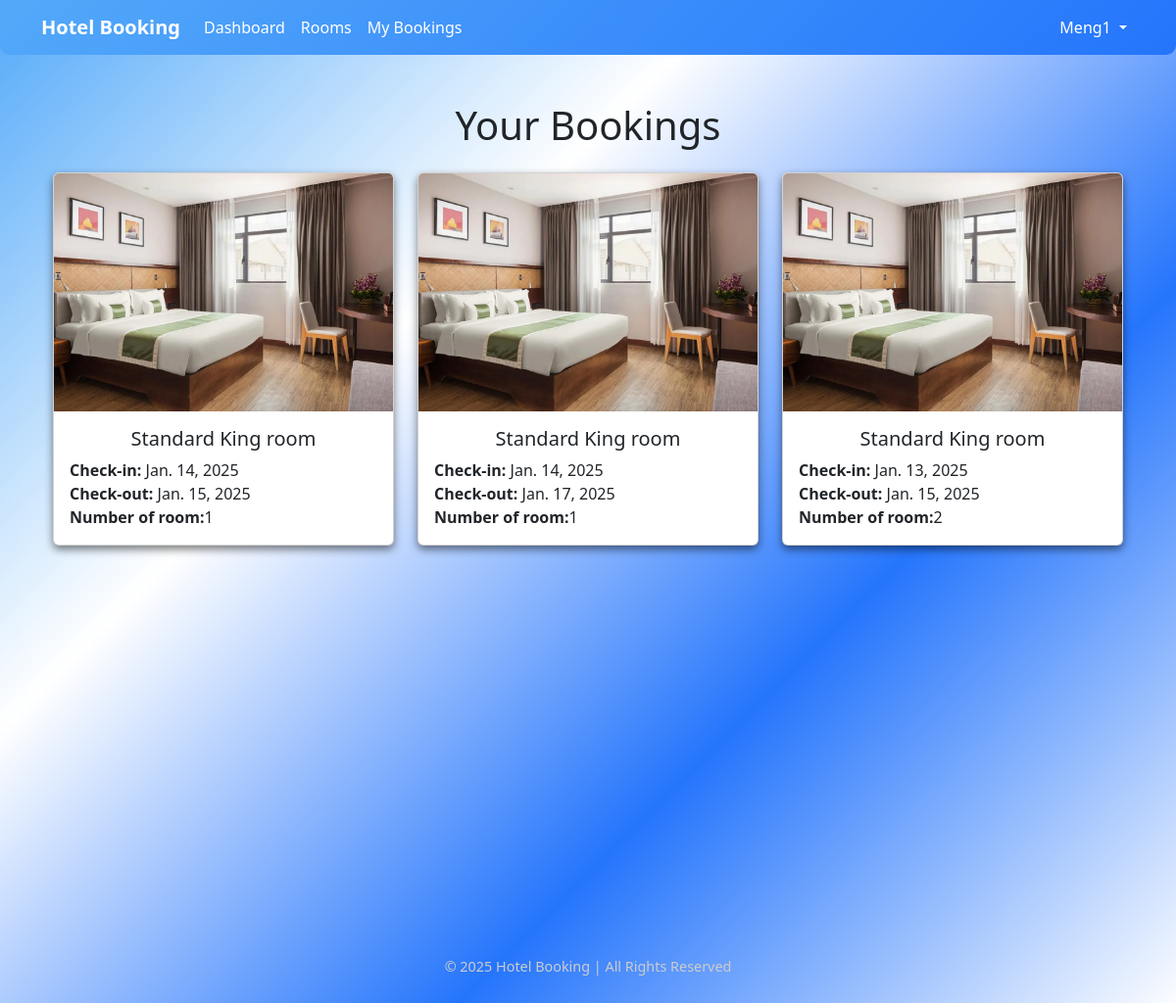
Page /my-bookings/ (signed in) on the committed database.
### bookings/models.py (models this page shows, shortened)
class Booking(models.Model):
    user = models.ForeignKey(User, on_delete=models.CASCADE)
    room = models.ForeignKey(Room, on_delete=models.CASCADE)
    check_in = models.DateField()
    check_out = models.DateField()
    rooms_booked = models.PositiveIntegerField(default=1)

class Room(models.Model):
    room_type = models.CharField(max_length=50)
    price_per_night = models.IntegerField()
    is_available = models.BooleanField(default=True)
    capacity = models.PositiveIntegerField()
    size = models.IntegerField()
    quantity_available = models.PositiveIntegerField(default=1)
    default_image = models.ImageField(upload_to='upload/media/', blank=True, null=True)

### bookings/views.py (the view)
# urls.py: path('my-bookings/', views.my_bookings, name='my_bookings'),
@login_required
def my_bookings(request):
    bookings = Booking.objects.filter(user=request.user).order_by('-check_in')
    return render(request, 'bookings/my_bookings.html', {'bookings': bookings})

### bookings/templates/bookings/my_bookings.html (shortened to what this page needs)
{% extends 'bookings/main.html' %}
{% load static %}
{% block content %}
<div class="container mt-5 align-items-center" style="min-height: 100vh;">
    <h1 class="text-center">Your Bookings</h1>
    {% if bookings %}
    <div class="row mt-4">
        {% for booking in bookings %}
        <div class="col-md-4 mb-3">
            <div class="card">
                <img src="{{ booking.room.default_image.url }}" class="card-img-top" alt="Room Image">
                <div class="card-body">
                    <h5 class="card-title text-center"> {{ booking.room.room_type }}</h5>
                    <p class="card-text">
                        <strong>Check-in:</strong> {{ booking.check_in }}<br>
                        <strong>Check-out:</strong> {{ booking.check_out }}<br>
                        <strong>Number of room:</strong>{{ booking.rooms_booked }}<br>
                </div>
            </div>
        </div>
        {% endfor %}
    </div>
    {% else %}
    <p class="text-center mt-5">You have no bookings yet.</p>
    {% endif %}
</div>
{% endblock %}

### bookings/templates/bookings/navbar.html (shortened to what this page needs)
<nav class="navbar navbar-expand  ">
    <div class="container">
        <a class="navbar-brand text-white fw-bold">Hotel Booking</a>
        <div class="collapse navbar-collapse" id="navbarNav">
            <ul class="navbar-nav me-auto">
                {% if user.is_authenticated %}
                {% if user.is_staff %}
                <li class="nav-item"><a class="nav-link text-white" href="{% url 'admin_dashboard' %}">Admin
                        Dashboard</a></li>
                {% else %}
                <li class="nav-item"><a class="nav-link text-white" href="{% url 'dashboard' %}"> Dashboard</a></li>
                <li class="nav-item"><a class="nav-link text-white" href="{% url 'room_list' %}">Rooms</a></li>
                <li class="nav-item"><a class="nav-link text-white" href="{% url 'my_bookings' %}">My Bookings</a></li>
                {% endif %}
                {% endif %}
            </ul>
            <ul class="navbar-nav">
                {% if user.is_authenticated %}
                <li class="nav-item dropdown">
                    <a class="nav-link dropdown-toggle text-white" href="#" id="userDropdown" role="button"
                        data-bs-toggle="dropdown" aria-expanded="false">
                        {{ user.username }}
                    </a>
                </li>
                {% else %}
                <li class="nav-item"><a class="nav-link text-white" href="{% url 'login' %}">Login</a></li>
                <li class="nav-item"><a class="nav-link text-white" href="{% url 'register' %}">Register</a></li>
                {% endif %}
            </ul>
        </div>
    </div>
</nav>

### bookings/static/css/style.css (style rules this page uses)
body { background: linear-gradient(135deg, #53a9f9, #ffffff, #2575fc, #fff); font-family: "Roboto", sans-serif; color: #333; margin: 0; padding: 0; }
.navbar { background: linear-gradient(135deg, #53a9f9, #2575fc); color: #ffffff; padding: 20px; border-radius: 0 0 10px 10px; }
.navbar-brand { font-size: 1.8rem; color: #ffffff !important; font-weight: bold; }
.nav-link { color: #ffffff !important; font-weight: 500; transition: color 0.3s ease-in-out; }
.card { border-radius: 15px; background: #1c2833; color: black; box-shadow: 0 4px 8px rgba(0, 0, 0, 0.5); border: none; transition: transform 0.3s ease, box-shadow 0.3s ease; }

### rows in the picture
Booking: room.default_image (picture), room.room_type "Standard King room", check_in "Jan. 14, 2025", check_out "Jan. 15, 2025", rooms_booked "1"
Booking: room.default_image (picture), room.room_type "Standard King room", check_in "Jan. 14, 2025", check_out "Jan. 17, 2025", rooms_booked "1"
Booking: room.default_image (picture), room.room_type "Standard King room", check_in "Jan. 13, 2025", check_out "Jan. 15, 2025", rooms_booked "2"

### other values in the picture
{{ user.username }} "Meng1"
